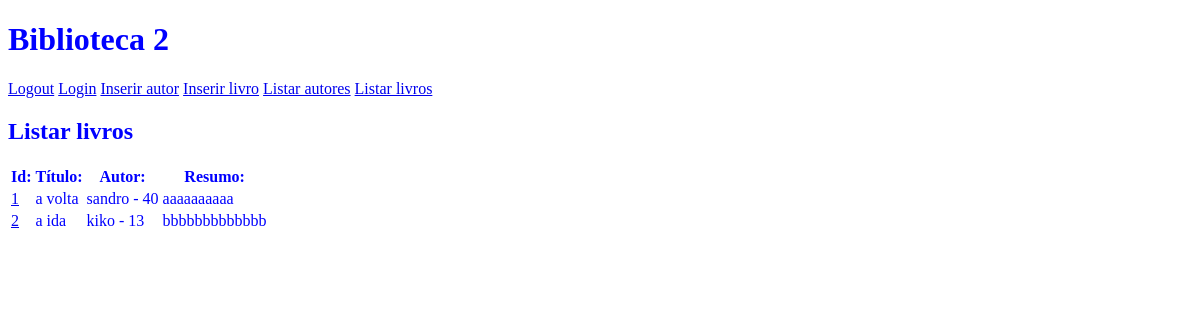
The page /listarlivros/ on the database as committed earlier.
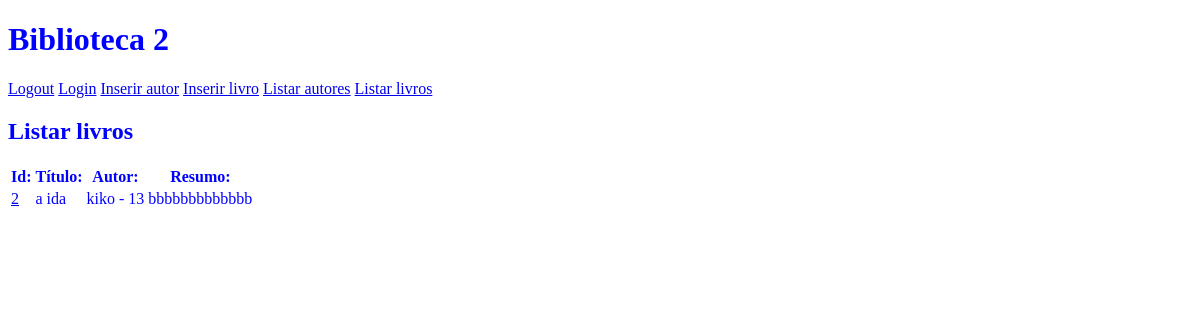
The same page on the database as committed later.
### biblioteca/models.py (models this page shows, shortened)
class Livro(models.Model):
    titulo = models.CharField(max_length=64)
    autor = models.ForeignKey(
        Autor, on_delete=models.CASCADE, related_name="objetoautor")
    resumo = models.CharField(max_length=1000)

class Autor(models.Model):
    nome = models.CharField(max_length=64)
    idade = models.IntegerField()
    def __str__(self):
        return f"{self.nome} - {self.idade}"

### biblioteca/views.py (the view)
# urls.py: path('listarlivros/', views.listarlivros, name="listarlivros"),
def listarlivros(request):
    registros = Livro.objects.all()
    return render(request, 'biblioteca/listarlivros.html', {"registros": registros})

### biblioteca/templates/biblioteca/listarlivros.html (shortened to what this page needs)
{% extends 'biblioteca/layout.html' %}
{% block body %}
<h2>Listar livros</h2>
<form>
    <table>
        <thead>
            <tr>
                <th>Id:</th>
                <th>Título:</th>
                <th>Autor:</th>
                <th>Resumo:</th>
            </tr>
        </thead>
        <tbody>
            {% for r in registros %}
            <tr>
                <td><a href='{{r.id}}/'>{{r.id}}</a></td>
                <td>{{r.titulo}}</td>
                <td>{{r.autor}}</td>
                <td>{{r.resumo}}</td>
            </tr>
            {% endfor %}
        </tbody>
    </table>
</form>
{% endblock %}

Rows that differ between the two databases and show on the page:
removed Livro: id "1", titulo "a volta", autor "sandro - 40", resumo "aaaaaaaaaa"
